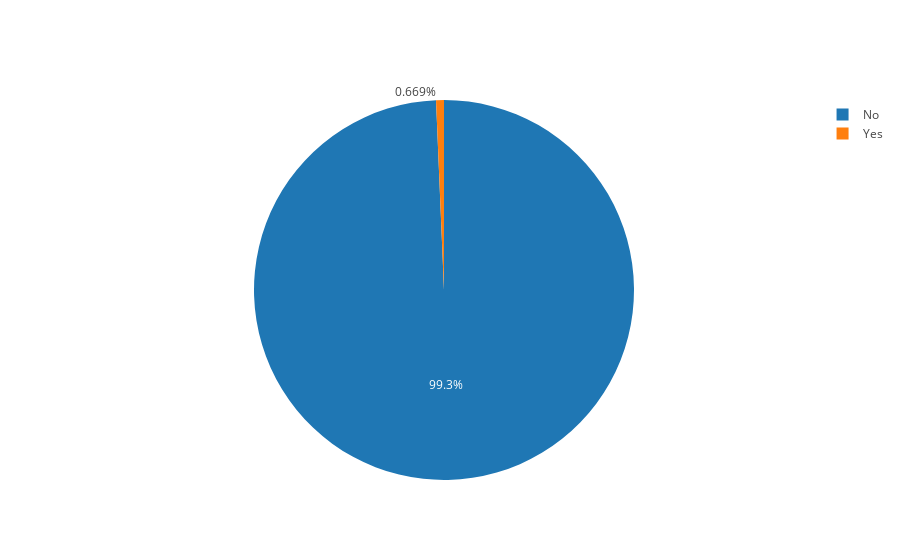

Notebook code for this chart:
### Code cell
# Product BackOrder data analysis and prediction
import pandas as pd
import numpy as np
import matplotlib.pyplot as plt
import plotly
import plotly.graph_objs as go
from sklearn.preprocessing import LabelEncoder
from sklearn.model_selection import train_test_split
from sklearn.model_selection import StratifiedShuffleSplit
from sklearn.metrics import roc_curve, auc
from sklearn.ensemble import RandomForestClassifier
from sklearn.dummy import DummyClassifier
import warnings
warnings.filterwarnings('ignore')
#init_notebook_mode(connected=True)
from subprocess import check_output
print(check_output(["ls", "../input"]).decode("utf8"))

# Load the data

train = pd.read_csv('../input/Kaggle_Training_Dataset_v2.csv')
test = pd.read_csv('../input/Kaggle_Test_Dataset_v2.csv')
for c, dtype in zip(train.columns, train.dtypes):
    if dtype == np.float64:
        train[c] = train[c].astype(np.float32)
train.info(verbose=False)
test.info(verbose=False)

# Let us do Categorical Analysis

train[train.select_dtypes(include = ['object']).columns].head()

train.drop(train.index[-1], inplace=True)
test.drop(test.index[-1], inplace=True)

train.sku = train.sku.astype(np.int32)
test.sku = test.sku.astype(np.int32)

for c in list(train.select_dtypes(include = ['object']).columns):
    le = LabelEncoder()
    train[c] = le.fit_transform(train[c])
    test[c] = le.transform(test[c])

train['went_on_backorder'].value_counts()

# Let us use Pie plot to visualize the data balance which is imbalanced

labels = ['Yes','No']
yes = len(train[train['went_on_backorder']==1])
no = len(train[train['went_on_backorder']==0])
values=[yes, no]
trace = go.Pie(labels=labels, values=values)
plotly.offline.iplot([trace], filename='basic_pie_chart')

# Let us verify this

X, y = train.drop(['lead_time','went_on_backorder'],axis=1), train.went_on_backorder
X_train, X_test, y_train, y_test = train_test_split(X, y, random_state=0)

# Negative class (0) is most frequent Therefore the dummy 'most_frequent' classifier always predicts class 0

dummy_majority = DummyClassifier(strategy = 'most_frequent').fit(X_train, y_train)

# Let us check the accuracy below
dummy_majority.score(X_test, y_test)

# That is a very high accuracy
# Let us check the NA's and eliminate them by doing imputation

train.isnull().sum()
train['lead_time'].isnull().sum()/train.shape[0]*100

from sklearn.preprocessing import Imputer
train['lead_time'] = Imputer(strategy='median').fit_transform(
                                    train['lead_time'].values.reshape(-1, 1))
test['lead_time'] = Imputer(strategy='median').fit_transform(
                                    test['lead_time'].values.reshape(-1, 1))

# Model selection using evaluation metrics

# K-Fold Cross Validation

# With the help of StratifiedShuffleSplit we will do average sampling

X = train.drop('went_on_backorder', axis=1).values
y = train['went_on_backorder'].values
sss = StratifiedShuffleSplit(n_splits=10, test_size=0.3, random_state=0)
sss.get_n_splits(X, y)

for train_index, test_index in sss.split(X, y):
    X_train, X_test = X[train_index], X[test_index]
    y_train, y_test = y[train_index], y[test_index]

model = RandomForestClassifier(n_estimators = 100 , max_depth=8, max_features=None,random_state=87)
model.fit(X_train, y_train)
feat_names = train.drop('went_on_backorder', axis=1).columns.values

# plot the importances

importances = model.feature_importances_
std = np.std([tree.feature_importances_ for tree in model.estimators_], axis=0)
indices = np.argsort(importances)[::-1]
plt.figure(figsize=(12,6))
plt.title("Feature importances by Random Forest")
plt.bar(range(len(indices)), importances[indices], color='lightblue', yerr=std[indices], align="center")
plt.step(range(len(indices)), np.cumsum(importances[indices]), where='mid', label='Cumulative')
plt.xticks(range(len(indices)), feat_names[indices], rotation='vertical',fontsize=14)
plt.xlim([-1, len(indices)])
plt.show()

plt.figure()
plt.xlim([-0.01, 1.00])
plt.ylim([-0.01, 1.01])
for g in [2, 4, 6, 10]:
    rf = RandomForestClassifier(max_depth=g,random_state=0).fit(X_train, y_train)
    y_score_rf = rf.predict_proba(X_test)
    fpr_rf, tpr_rf, _ = roc_curve(y_test, y_score_rf[:,1])
    roc_auc_rf = auc(fpr_rf, tpr_rf)
    accuracy_rf = rf.score(X_test, y_test)
    print("MaxDepth = {:.2f}  accuracy = {:.2f}   AUC = {:.4f}".format(g, accuracy_rf, roc_auc_rf))

plt.plot(fpr_rf, tpr_rf, lw=3, alpha=0.7, label='rf (Depth = {:0.2f}, area = {:0.4f})'.format(g, roc_auc_rf))

plt.xlabel('False Positive Rate', fontsize=16)
plt.ylabel('True Positive Rate (Recall)', fontsize=16)
plt.plot([0, 1], [0, 1], color='k', lw=0.5, linestyle='--')
plt.legend(loc="lower right", fontsize=11)
plt.title('ROC curve: (Randomforest classifier)', fontsize=16)
plt.axes().set_aspect('equal')
plt.show()

### Figure 1 — Plotly figure (JSON) as saved in the notebook; plotly's stock layout.template omitted (floating-point values rounded to 4 significant figures)
{"data": [{"labels": ["Yes", "No"], "type": "pie", "values": [11293, 1676567]}], "layout": {}}
